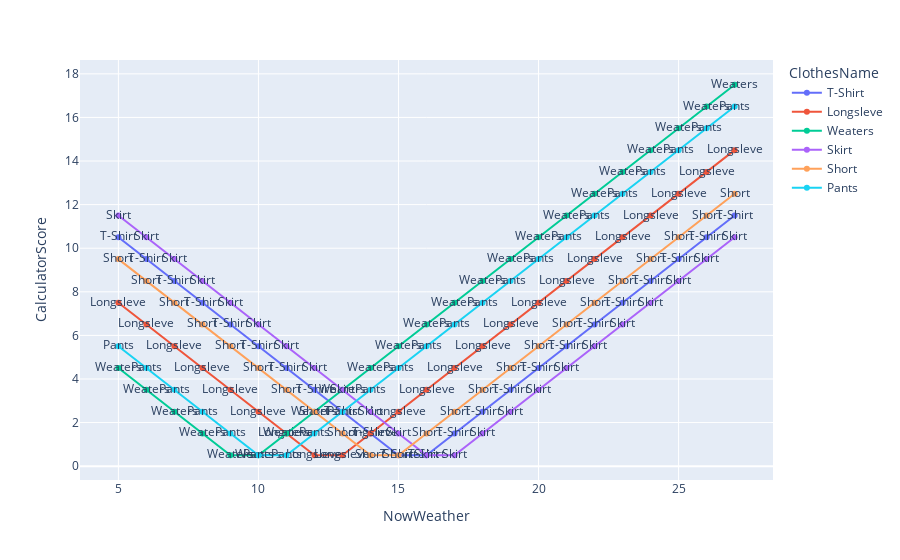

The notebook cell this image was saved under:
### Code cell
fig = px.line(df_sigle_show, 
    x = 'NowWeather',
    y = 'CalculatorScore',
    color = 'ClothesName',
    text= "ClothesName")
fig.show()

# fig = px

### Figure 1 — Plotly figure (JSON) as saved in the notebook; plotly's stock layout.template omitted (floating-point values rounded to 4 significant figures)
{"data": [{"hovertemplate": "ClothesName=%{text}<br>NowWeather=%{x}<br>CalculatorScore=%{y}<extra></extra>", "legendgroup": "T-Shirt", "line": {"color": "#636efa", "dash": "solid"}, "marker": {"symbol": "circle"}, "mode": "markers+text+lines", "name": "T-Shirt", "orientation": "v", "showlegend": true, "text": ["T-Shirt", "T-Shirt", "T-Shirt", "T-Shirt", "T-Shirt", "T-Shirt", "T-Shirt", "T-Shirt", "T-Shirt", "T-Shirt", "T-Shirt", "T-Shirt", "T-Shirt", "T-Shirt", "T-Shirt", "T-Shirt", "T-Shirt", "T-Shirt", "T-Shirt", "T-Shirt", "T-Shirt", "T-Shirt", "T-Shirt"], "type": "scatter", "x": [5, 6, 7, 8, 9, 10, 11, 12, 13, 14, 15, 16, 17, 18, 19, 20, 21, 22, 23, 24, 25, 26, 27], "xaxis": "x", "y": [10.5, 9.5, 8.5, 7.5, 6.5, 5.5, 4.5, 3.5, 2.5, 1.5, 0.5, 0.5, 1.5, 2.5, 3.5, 4.5, 5.5, 6.5, 7.5, 8.5, 9.5, 10.5, 11.5], "yaxis": "y"}, {"hovertemplate": "ClothesName=%{text}<br>NowWeather=%{x}<br>CalculatorScore=%{y}<extra></extra>", "legendgroup": "Longsleve", "line": {"color": "#EF553B", "dash": "solid"}, "marker": {"symbol": "circle"}, "mode": "markers+text+lines", "name": "Longsleve", "orientation": "v", "showlegend": true, "text": ["Longsleve", "Longsleve", "Longsleve", "Longsleve", "Longsleve", "Longsleve", "Longsleve", "Longsleve", "Longsleve", "Longsleve", "Longsleve", "Longsleve", "Longsleve", "Longsleve", "Longsleve", "Longsleve", "Longsleve", "Longsleve", "Longsleve", "Longsleve", "Longsleve", "Longsleve", "Longsleve"], "type": "scatter", "x": [5, 6, 7, 8, 9, 10, 11, 12, 13, 14, 15, 16, 17, 18, 19, 20, 21, 22, 23, 24, 25, 26, 27], "xaxis": "x", "y": [7.5, 6.5, 5.5, 4.5, 3.5, 2.5, 1.5, 0.5, 0.5, 1.5, 2.5, 3.5, 4.5, 5.5, 6.5, 7.5, 8.5, 9.5, 10.5, 11.5, 12.5, 13.5, 14.5], "yaxis": "y"}, {"hovertemplate": "ClothesName=%{text}<br>NowWeather=%{x}<br>CalculatorScore=%{y}<extra></extra>", "legendgroup": "Weaters", "line": {"color": "#00cc96", "dash": "solid"}, "marker": {"symbol": "circle"}, "mode": "markers+text+lines", "name": "Weaters", "orientation": "v", "showlegend": true, "text": ["Weaters", "Weaters", "Weaters", "Weaters", "Weaters", "Weaters", "Weaters", "Weaters", "Weaters", "Weaters", "Weaters", "Weaters", "Weaters", "Weaters", "Weaters", "Weaters", "Weaters", "Weaters", "Weaters", "Weaters", "Weaters", "Weaters", "Weaters"], "type": "scatter", "x": [5, 6, 7, 8, 9, 10, 11, 12, 13, 14, 15, 16, 17, 18, 19, 20, 21, 22, 23, 24, 25, 26, 27], "xaxis": "x", "y": [4.5, 3.5, 2.5, 1.5, 0.5, 0.5, 1.5, 2.5, 3.5, 4.5, 5.5, 6.5, 7.5, 8.5, 9.5, 10.5, 11.5, 12.5, 13.5, 14.5, 15.5, 16.5, 17.5], "yaxis": "y"}, {"hovertemplate": "ClothesName=%{text}<br>NowWeather=%{x}<br>CalculatorScore=%{y}<extra></extra>", "legendgroup": "Skirt", "line": {"color": "#ab63fa", "dash": "solid"}, "marker": {"symbol": "circle"}, "mode": "markers+text+lines", "name": "Skirt", "orientation": "v", "showlegend": true, "text": ["Skirt", "Skirt", "Skirt", "Skirt", "Skirt", "Skirt", "Skirt", "Skirt", "Skirt", "Skirt", "Skirt", "Skirt", "Skirt", "Skirt", "Skirt", "Skirt", "Skirt", "Skirt", "Skirt", "Skirt", "Skirt", "Skirt", "Skirt"], "type": "scatter", "x": [5, 6, 7, 8, 9, 10, 11, 12, 13, 14, 15, 16, 17, 18, 19, 20, 21, 22, 23, 24, 25, 26, 27], "xaxis": "x", "y": [11.5, 10.5, 9.5, 8.5, 7.5, 6.5, 5.5, 4.5, 3.5, 2.5, 1.5, 0.5, 0.5, 1.5, 2.5, 3.5, 4.5, 5.5, 6.5, 7.5, 8.5, 9.5, 10.5], "yaxis": "y"}, {"hovertemplate": "ClothesName=%{text}<br>NowWeather=%{x}<br>CalculatorScore=%{y}<extra></extra>", "legendgroup": "Short", "line": {"color": "#FFA15A", "dash": "solid"}, "marker": {"symbol": "circle"}, "mode": "markers+text+lines", "name": "Short", "orientation": "v", "showlegend": true, "text": ["Short", "Short", "Short", "Short", "Short", "Short", "Short", "Short", "Short", "Short", "Short", "Short", "Short", "Short", "Short", "Short", "Short", "Short", "Short", "Short", "Short", "Short", "Short"], "type": "scatter", "x": [5, 6, 7, 8, 9, 10, 11, 12, 13, 14, 15, 16, 17, 18, 19, 20, 21, 22, 23, 24, 25, 26, 27], "xaxis": "x", "y": [9.5, 8.5, 7.5, 6.5, 5.5, 4.5, 3.5, 2.5, 1.5, 0.5, 0.5, 1.5, 2.5, 3.5, 4.5, 5.5, 6.5, 7.5, 8.5, 9.5, 10.5, 11.5, 12.5], "yaxis": "y"}, {"hovertemplate": "ClothesName=%{text}<br>NowWeather=%{x}<br>CalculatorScore=%{y}<extra></extra>", "legendgroup": "Pants", "line": {"color": "#19d3f3", "dash": "solid"}, "marker": {"symbol": "circle"}, "mode": "markers+text+lines", "name": "Pants", "orientation": "v", "showlegend": true, "text": ["Pants", "Pants", "Pants", "Pants", "Pants", "Pants", "Pants", "Pants", "Pants", "Pants", "Pants", "Pants", "Pants", "Pants", "Pants", "Pants", "Pants", "Pants", "Pants", "Pants", "Pants", "Pants", "Pants"], "type": "scatter", "x": [5, 6, 7, 8, 9, 10, 11, 12, 13, 14, 15, 16, 17, 18, 19, 20, 21, 22, 23, 24, 25, 26, 27], "xaxis": "x", "y": [5.5, 4.5, 3.5, 2.5, 1.5, 0.5, 0.5, 1.5, 2.5, 3.5, 4.5, 5.5, 6.5, 7.5, 8.5, 9.5, 10.5, 11.5, 12.5, 13.5, 14.5, 15.5, 16.5], "yaxis": "y"}], "layout": {"legend": {"title": {"text": "ClothesName"}, "tracegroupgap": 0}, "margin": {"t": 60}, "xaxis": {"anchor": "y", "domain": [0, 1], "title": {"text": "NowWeather"}}, "yaxis": {"anchor": "x", "domain": [0, 1], "title": {"text": "CalculatorScore"}}}}
